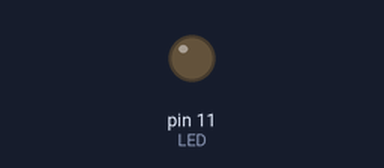
This sketch was run on a simulated Arduino Uno, built with avr-gcc and run on an emulated ATmega328P. Parts: output pins drawn as LEDs (lit = HIGH).

Above: at 0.05 s.
At 3.2 s:
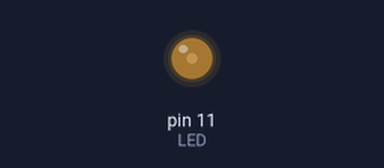
At 6.4 s:
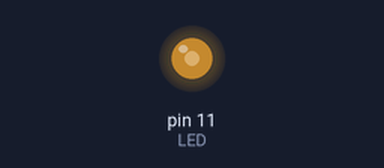
At 12.75 s:
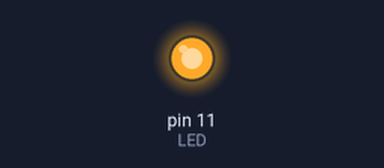
Timing chart, 0 to 16.6 s (numbered marks = the images above):
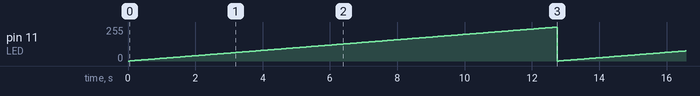

Measured:
- by itself, pin 11 (LED): ramps from 0/255 to 254/255 and jumps back, once every 12.8 s

The sketch:

Joao-Jhonny-Luca.ino
```cpp
// Programa para lidar um led suavemente usando PWM

//Constantes presentes no código
#define LED 11
#define NUM_MAX_BITS 255


//Variáveis presentes no código
int i;

void setup() {
  // put your setup code here, to run once:
  pinMode(LED, OUTPUT);
}

void loop() {
  // put your main code here, to run repeatedly:
  //O programa passa por todos os bits de todos os valores escritos nas saídas analogícas
  for (i=0;i < NUM_MAX_BITS;i++){
    //A porta 11 é tratado como analógica
    analogWrite(LED,i);
    //Refere-se a intensidade do PWM
    delay(50);
  }

}
```
